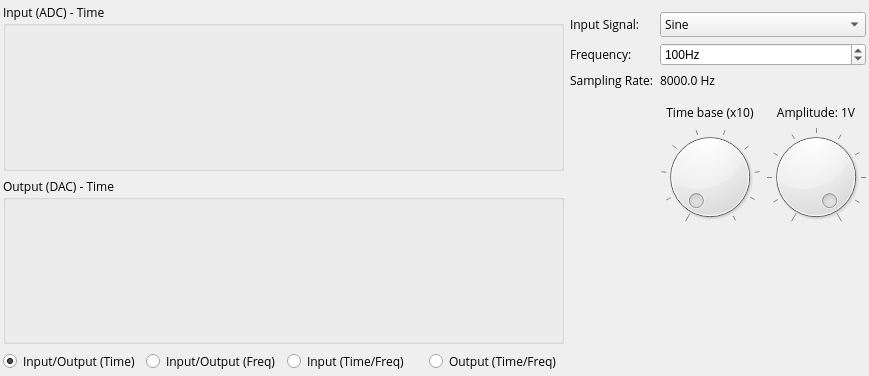
<?xml version="1.0" encoding="UTF-8"?>
<ui version="4.0">
 <class>SimDSPCore</class>
 <widget class="QWidget" name="SimDSPCore">
  <property name="geometry">
   <rect>
    <x>0</x>
    <y>0</y>
    <width>869</width>
    <height>376</height>
   </rect>
  </property>
  <property name="windowTitle">
   <string>SimDSP Run</string>
  </property>
  <layout class="QGridLayout" name="gridLayout_2" columnstretch="4,0">
   <property name="leftMargin">
    <number>3</number>
   </property>
   <property name="topMargin">
    <number>3</number>
   </property>
   <property name="rightMargin">
    <number>3</number>
   </property>
   <property name="bottomMargin">
    <number>3</number>
   </property>
   <property name="horizontalSpacing">
    <number>6</number>
   </property>
   <item row="0" column="0">
    <layout class="QVBoxLayout" name="plotLayout" stretch="0,0">
     <item>
      <widget class="QGroupBox" name="inputBox">
       <property name="font">
        <font>
         <family>Open Sans</family>
        </font>
       </property>
       <property name="title">
        <string>Input (ADC) - Time</string>
       </property>
       <layout class="QGridLayout" name="gridLayout_3">
        <property name="leftMargin">
         <number>0</number>
        </property>
        <property name="topMargin">
         <number>0</number>
        </property>
        <property name="rightMargin">
         <number>0</number>
        </property>
        <property name="bottomMargin">
         <number>0</number>
        </property>
        <property name="spacing">
         <number>0</number>
        </property>
        <item row="0" column="0">
         <widget class="SDPlot" name="PlotA" native="true"/>
        </item>
       </layout>
      </widget>
     </item>
     <item>
      <widget class="QGroupBox" name="outputBox">
       <property name="font">
        <font>
         <family>Open Sans</family>
        </font>
       </property>
       <property name="title">
        <string>Output (DAC) - Time</string>
       </property>
       <layout class="QGridLayout" name="gridLayout_4">
        <property name="leftMargin">
         <number>0</number>
        </property>
        <property name="topMargin">
         <number>0</number>
        </property>
        <property name="rightMargin">
         <number>0</number>
        </property>
        <property name="bottomMargin">
         <number>0</number>
        </property>
        <item row="1" column="0">
         <widget class="SDPlot" name="PlotB" native="true"/>
        </item>
       </layout>
      </widget>
     </item>
    </layout>
   </item>
   <item row="0" column="1">
    <layout class="QGridLayout" name="optionsLayout">
     <property name="topMargin">
      <number>9</number>
     </property>
     <item row="0" column="0">
      <layout class="QFormLayout" name="formLayout">
       <property name="rowWrapPolicy">
        <enum>QFormLayout::DontWrapRows</enum>
       </property>
       <property name="leftMargin">
        <number>0</number>
       </property>
       <property name="topMargin">
        <number>0</number>
       </property>
       <property name="rightMargin">
        <number>0</number>
       </property>
       <property name="bottomMargin">
        <number>0</number>
       </property>
       <item row="0" column="0">
        <widget class="QLabel" name="inputLabel">
         <property name="font">
          <font>
           <family>Open Sans</family>
          </font>
         </property>
         <property name="text">
          <string>Input Signal:</string>
         </property>
         <property name="alignment">
          <set>Qt::AlignLeading|Qt::AlignLeft|Qt::AlignVCenter</set>
         </property>
        </widget>
       </item>
       <item row="0" column="1">
        <widget class="QComboBox" name="inputComboBox">
         <property name="enabled">
          <bool>true</bool>
         </property>
         <property name="font">
          <font>
           <family>Open Sans</family>
          </font>
         </property>
         <property name="editable">
          <bool>false</bool>
         </property>
         <item>
          <property name="text">
           <string>Sine</string>
          </property>
         </item>
         <item>
          <property name="text">
           <string>Square</string>
          </property>
         </item>
         <item>
          <property name="text">
           <string>Sawtooth</string>
          </property>
         </item>
         <item>
          <property name="text">
           <string>File</string>
          </property>
         </item>
         <item>
          <property name="text">
           <string>Microphone</string>
          </property>
         </item>
        </widget>
       </item>
       <item row="1" column="0">
        <widget class="QLabel" name="frequencyLabel">
         <property name="font">
          <font>
           <family>Open Sans</family>
          </font>
         </property>
         <property name="text">
          <string>Frequency:</string>
         </property>
         <property name="alignment">
          <set>Qt::AlignLeading|Qt::AlignLeft|Qt::AlignVCenter</set>
         </property>
        </widget>
       </item>
       <item row="1" column="1">
        <widget class="QSpinBox" name="frequencySpinBox">
         <property name="suffix">
          <string>Hz</string>
         </property>
         <property name="minimum">
          <number>0</number>
         </property>
         <property name="maximum">
          <number>44100</number>
         </property>
         <property name="value">
          <number>100</number>
         </property>
         <property name="displayIntegerBase">
          <number>10</number>
         </property>
        </widget>
       </item>
       <item row="3" column="1">
        <layout class="QGridLayout" name="gridLayout">
         <property name="topMargin">
          <number>9</number>
         </property>
         <item row="0" column="1">
          <widget class="QLabel" name="amplitudeLabel">
           <property name="font">
            <font>
             <family>Open Sans</family>
            </font>
           </property>
           <property name="text">
            <string>Amplitude: 1V</string>
           </property>
           <property name="alignment">
            <set>Qt::AlignCenter</set>
           </property>
          </widget>
         </item>
         <item row="1" column="1">
          <widget class="QDial" name="amplitudeDial">
           <property name="cursor">
            <cursorShape>PointingHandCursor</cursorShape>
           </property>
           <property name="maximum">
            <number>10</number>
           </property>
           <property name="value">
            <number>10</number>
           </property>
           <property name="orientation">
            <enum>Qt::Horizontal</enum>
           </property>
           <property name="wrapping">
            <bool>false</bool>
           </property>
           <property name="notchesVisible">
            <bool>true</bool>
           </property>
          </widget>
         </item>
         <item row="0" column="0">
          <widget class="QLabel" name="timeBaseLabel">
           <property name="font">
            <font>
             <family>Open Sans</family>
             <weight>50</weight>
             <bold>false</bold>
            </font>
           </property>
           <property name="text">
            <string>Time base (x10)</string>
           </property>
           <property name="alignment">
            <set>Qt::AlignCenter</set>
           </property>
          </widget>
         </item>
         <item row="1" column="0">
          <widget class="QDial" name="timeBaseDial">
           <property name="cursor">
            <cursorShape>PointingHandCursor</cursorShape>
           </property>
           <property name="mouseTracking">
            <bool>false</bool>
           </property>
           <property name="toolTip">
            <string/>
           </property>
           <property name="statusTip">
            <string/>
           </property>
           <property name="whatsThis">
            <string/>
           </property>
           <property name="accessibleName">
            <string/>
           </property>
           <property name="layoutDirection">
            <enum>Qt::LeftToRight</enum>
           </property>
           <property name="autoFillBackground">
            <bool>false</bool>
           </property>
           <property name="styleSheet">
            <string notr="true"/>
           </property>
           <property name="minimum">
            <number>1</number>
           </property>
           <property name="maximum">
            <number>10</number>
           </property>
           <property name="value">
            <number>1</number>
           </property>
           <property name="sliderPosition">
            <number>1</number>
           </property>
           <property name="orientation">
            <enum>Qt::Horizontal</enum>
           </property>
           <property name="invertedAppearance">
            <bool>false</bool>
           </property>
           <property name="invertedControls">
            <bool>true</bool>
           </property>
           <property name="wrapping">
            <bool>false</bool>
           </property>
           <property name="notchTarget">
            <double>3.700000000000000</double>
           </property>
           <property name="notchesVisible">
            <bool>true</bool>
           </property>
          </widget>
         </item>
        </layout>
       </item>
       <item row="2" column="0">
        <widget class="QLabel" name="fsLabel">
         <property name="font">
          <font>
           <family>Open Sans</family>
          </font>
         </property>
         <property name="text">
          <string>Sampling Rate:</string>
         </property>
        </widget>
       </item>
       <item row="2" column="1">
        <widget class="QLabel" name="fsValue">
         <property name="font">
          <font>
           <family>Open Sans</family>
           <weight>50</weight>
           <bold>false</bold>
          </font>
         </property>
         <property name="text">
          <string>8000.0 Hz</string>
         </property>
        </widget>
       </item>
      </layout>
     </item>
     <item row="2" column="0">
      <widget class="SDKeyboard" name="widgetKeyboard" native="true"/>
     </item>
     <item row="3" column="0">
      <spacer name="verticalSpacer">
       <property name="orientation">
        <enum>Qt::Vertical</enum>
       </property>
       <property name="sizeHint" stdset="0">
        <size>
         <width>20</width>
         <height>40</height>
        </size>
       </property>
      </spacer>
     </item>
    </layout>
   </item>
   <item row="1" column="1">
    <spacer name="horizontalSpacer">
     <property name="orientation">
      <enum>Qt::Horizontal</enum>
     </property>
     <property name="sizeHint" stdset="0">
      <size>
       <width>40</width>
       <height>20</height>
      </size>
     </property>
    </spacer>
   </item>
   <item row="1" column="0">
    <layout class="QHBoxLayout" name="horizontalLayout">
     <item>
      <widget class="QRadioButton" name="inOutTime">
       <property name="font">
        <font>
         <family>Open Sans</family>
        </font>
       </property>
       <property name="text">
        <string>Input/Output (Time)</string>
       </property>
       <property name="checked">
        <bool>true</bool>
       </property>
       <attribute name="buttonGroup">
        <string notr="true">timeFreqGroup</string>
       </attribute>
      </widget>
     </item>
     <item>
      <widget class="QRadioButton" name="inOutFreq">
       <property name="font">
        <font>
         <family>Open Sans</family>
        </font>
       </property>
       <property name="layoutDirection">
        <enum>Qt::LeftToRight</enum>
       </property>
       <property name="text">
        <string>Input/Output (Freq)</string>
       </property>
       <attribute name="buttonGroup">
        <string notr="true">timeFreqGroup</string>
       </attribute>
      </widget>
     </item>
     <item>
      <widget class="QRadioButton" name="inTimeFreq">
       <property name="font">
        <font>
         <family>Open Sans</family>
        </font>
       </property>
       <property name="text">
        <string>Input (Time/Freq)</string>
       </property>
       <attribute name="buttonGroup">
        <string notr="true">timeFreqGroup</string>
       </attribute>
      </widget>
     </item>
     <item>
      <widget class="QRadioButton" name="outTimeFreq">
       <property name="font">
        <font>
         <family>Open Sans</family>
        </font>
       </property>
       <property name="text">
        <string>Output (Time/Freq)</string>
       </property>
       <attribute name="buttonGroup">
        <string notr="true">timeFreqGroup</string>
       </attribute>
      </widget>
     </item>
    </layout>
   </item>
  </layout>
 </widget>
 <customwidgets>
  <customwidget>
   <class>SDKeyboard</class>
   <extends>QWidget</extends>
   <header>sdkeyboard.h</header>
   <container>1</container>
  </customwidget>
  <customwidget>
   <class>SDPlot</class>
   <extends>QWidget</extends>
   <header location="global">sdplot.h</header>
   <container>1</container>
  </customwidget>
 </customwidgets>
 <resources/>
 <connections/>
 <buttongroups>
  <buttongroup name="timeFreqGroup"/>
 </buttongroups>
</ui>
